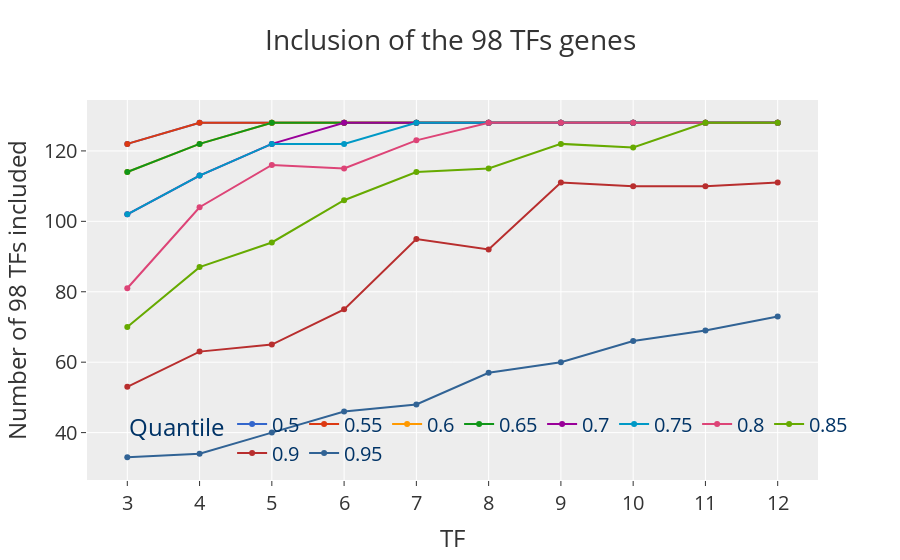

Notebook code cell kept with this figure:
### Code cell
fig = px.line(
    exp_results_qth,
    x="TF",
    y="matched",
    color="Quantile",
    markers=True,
    color_discrete_sequence=px.colors.qualitative.G10,
    title="Inclusion of the 98 TFs genes",
)
fig = fig.update_layout(
    legend=dict(
        orientation="h",
        yanchor="bottom",
        xanchor="center",
        x=0.6,
        y=0.02,
        bgcolor="rgba(0,0,0,0)",
        font=dict(size=20, color="#003366"),
    ),
    xaxis=dict(tickfont=dict(size=20)),
    yaxis=dict(tickfont=dict(size=20), title="Number of 98 TFs included"),
    font=dict(size=20),
)
fig.show()
save_fig(name="exps_98_tfs", fig=fig, base_path=figures_path, width=1800, height=800, margin=0.06)

### Figure 1 — Plotly figure (JSON) as saved in the notebook; plotly's stock layout.template omitted (floating-point values rounded to 4 significant figures)
{"data": [{"hovertemplate": "Quantile=0.5<br>TF=%{x}<br>matched=%{y}<extra></extra>", "legendgroup": "0.5", "line": {"color": "#3366CC", "dash": "solid"}, "marker": {"symbol": "circle"}, "mode": "lines+markers", "name": "0.5", "orientation": "v", "showlegend": true, "type": "scatter", "x": ["3", "4", "5", "6", "7", "8", "9", "10", "11", "12"], "xaxis": "x", "y": [122, 128, 128, 128, 128, 128, 128, 128, 128, 128], "yaxis": "y"}, {"hovertemplate": "Quantile=0.55<br>TF=%{x}<br>matched=%{y}<extra></extra>", "legendgroup": "0.55", "line": {"color": "#DC3912", "dash": "solid"}, "marker": {"symbol": "circle"}, "mode": "lines+markers", "name": "0.55", "orientation": "v", "showlegend": true, "type": "scatter", "x": ["3", "4", "5", "6", "7", "8", "9", "10", "11", "12"], "xaxis": "x", "y": [122, 128, 128, 128, 128, 128, 128, 128, 128, 128], "yaxis": "y"}, {"hovertemplate": "Quantile=0.6<br>TF=%{x}<br>matched=%{y}<extra></extra>", "legendgroup": "0.6", "line": {"color": "#FF9900", "dash": "solid"}, "marker": {"symbol": "circle"}, "mode": "lines+markers", "name": "0.6", "orientation": "v", "showlegend": true, "type": "scatter", "x": ["3", "4", "5", "6", "7", "8", "9", "10", "11", "12"], "xaxis": "x", "y": [114, 122, 128, 128, 128, 128, 128, 128, 128, 128], "yaxis": "y"}, {"hovertemplate": "Quantile=0.65<br>TF=%{x}<br>matched=%{y}<extra></extra>", "legendgroup": "0.65", "line": {"color": "#109618", "dash": "solid"}, "marker": {"symbol": "circle"}, "mode": "lines+markers", "name": "0.65", "orientation": "v", "showlegend": true, "type": "scatter", "x": ["3", "4", "5", "6", "7", "8", "9", "10", "11", "12"], "xaxis": "x", "y": [114, 122, 128, 128, 128, 128, 128, 128, 128, 128], "yaxis": "y"}, {"hovertemplate": "Quantile=0.7<br>TF=%{x}<br>matched=%{y}<extra></extra>", "legendgroup": "0.7", "line": {"color": "#990099", "dash": "solid"}, "marker": {"symbol": "circle"}, "mode": "lines+markers", "name": "0.7", "orientation": "v", "showlegend": true, "type": "scatter", "x": ["3", "4", "5", "6", "7", "8", "9", "10", "11", "12"], "xaxis": "x", "y": [102, 113, 122, 128, 128, 128, 128, 128, 128, 128], "yaxis": "y"}, {"hovertemplate": "Quantile=0.75<br>TF=%{x}<br>matched=%{y}<extra></extra>", "legendgroup": "0.75", "line": {"color": "#0099C6", "dash": "solid"}, "marker": {"symbol": "circle"}, "mode": "lines+markers", "name": "0.75", "orientation": "v", "showlegend": true, "type": "scatter", "x": ["3", "4", "5", "6", "7", "8", "9", "10", "11", "12"], "xaxis": "x", "y": [102, 113, 122, 122, 128, 128, 128, 128, 128, 128], "yaxis": "y"}, {"hovertemplate": "Quantile=0.8<br>TF=%{x}<br>matched=%{y}<extra></extra>", "legendgroup": "0.8", "line": {"color": "#DD4477", "dash": "solid"}, "marker": {"symbol": "circle"}, "mode": "lines+markers", "name": "0.8", "orientation": "v", "showlegend": true, "type": "scatter", "x": ["3", "4", "5", "6", "7", "8", "9", "10", "11", "12"], "xaxis": "x", "y": [81, 104, 116, 115, 123, 128, 128, 128, 128, 128], "yaxis": "y"}, {"hovertemplate": "Quantile=0.85<br>TF=%{x}<br>matched=%{y}<extra></extra>", "legendgroup": "0.85", "line": {"color": "#66AA00", "dash": "solid"}, "marker": {"symbol": "circle"}, "mode": "lines+markers", "name": "0.85", "orientation": "v", "showlegend": true, "type": "scatter", "x": ["3", "4", "5", "6", "7", "8", "9", "10", "11", "12"], "xaxis": "x", "y": [70, 87, 94, 106, 114, 115, 122, 121, 128, 128], "yaxis": "y"}, {"hovertemplate": "Quantile=0.9<br>TF=%{x}<br>matched=%{y}<extra></extra>", "legendgroup": "0.9", "line": {"color": "#B82E2E", "dash": "solid"}, "marker": {"symbol": "circle"}, "mode": "lines+markers", "name": "0.9", "orientation": "v", "showlegend": true, "type": "scatter", "x": ["3", "4", "5", "6", "7", "8", "9", "10", "11", "12"], "xaxis": "x", "y": [53, 63, 65, 75, 95, 92, 111, 110, 110, 111], "yaxis": "y"}, {"hovertemplate": "Quantile=0.95<br>TF=%{x}<br>matched=%{y}<extra></extra>", "legendgroup": "0.95", "line": {"color": "#316395", "dash": "solid"}, "marker": {"symbol": "circle"}, "mode": "lines+markers", "name": "0.95", "orientation": "v", "showlegend": true, "type": "scatter", "x": ["3", "4", "5", "6", "7", "8", "9", "10", "11", "12"], "xaxis": "x", "y": [33, 34, 40, 46, 48, 57, 60, 66, 69, 73], "yaxis": "y"}], "layout": {"font": {"size": 20}, "legend": {"bgcolor": "rgba(0,0,0,0)", "font": {"color": "#003366", "size": 20}, "orientation": "h", "title": {"text": "Quantile"}, "tracegroupgap": 0, "x": 0.6, "xanchor": "center", "y": 0.02, "yanchor": "bottom"}, "title": {"text": "Inclusion of the 98 TFs genes"}, "xaxis": {"anchor": "y", "domain": [0, 1], "tickfont": {"size": 20}, "title": {"text": "TF"}}, "yaxis": {"anchor": "x", "domain": [0, 1], "tickfont": {"size": 20}, "title": {"text": "Number of 98 TFs included"}}}}
